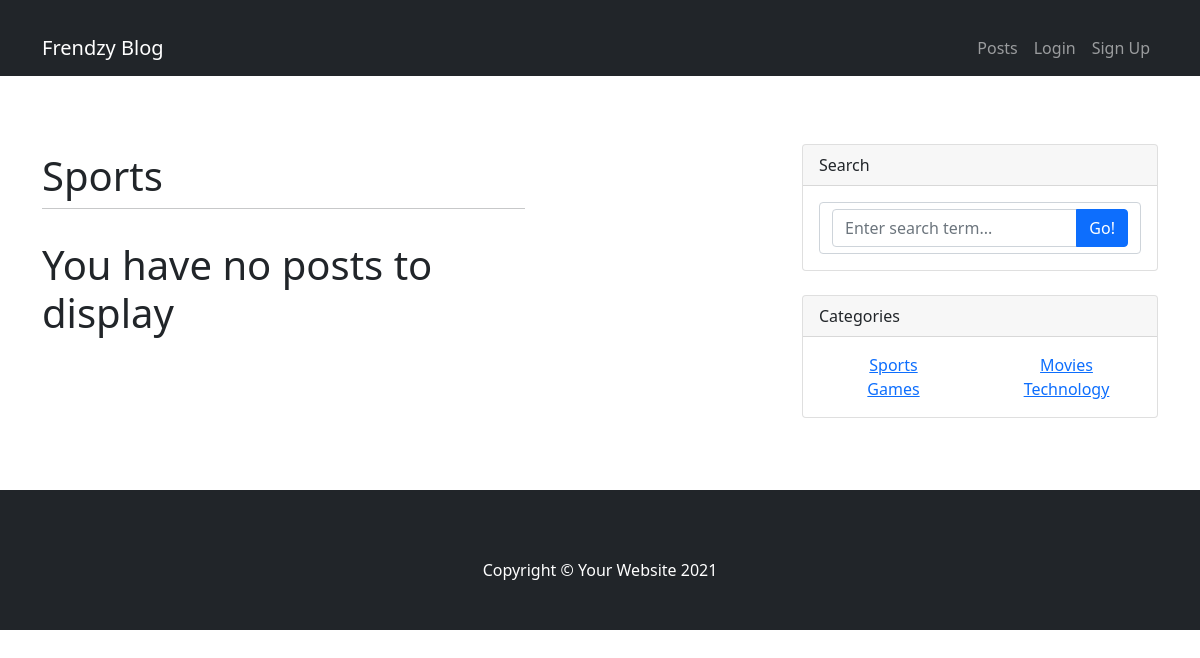
/category/sports/, run on an earlier commit of the app's database.
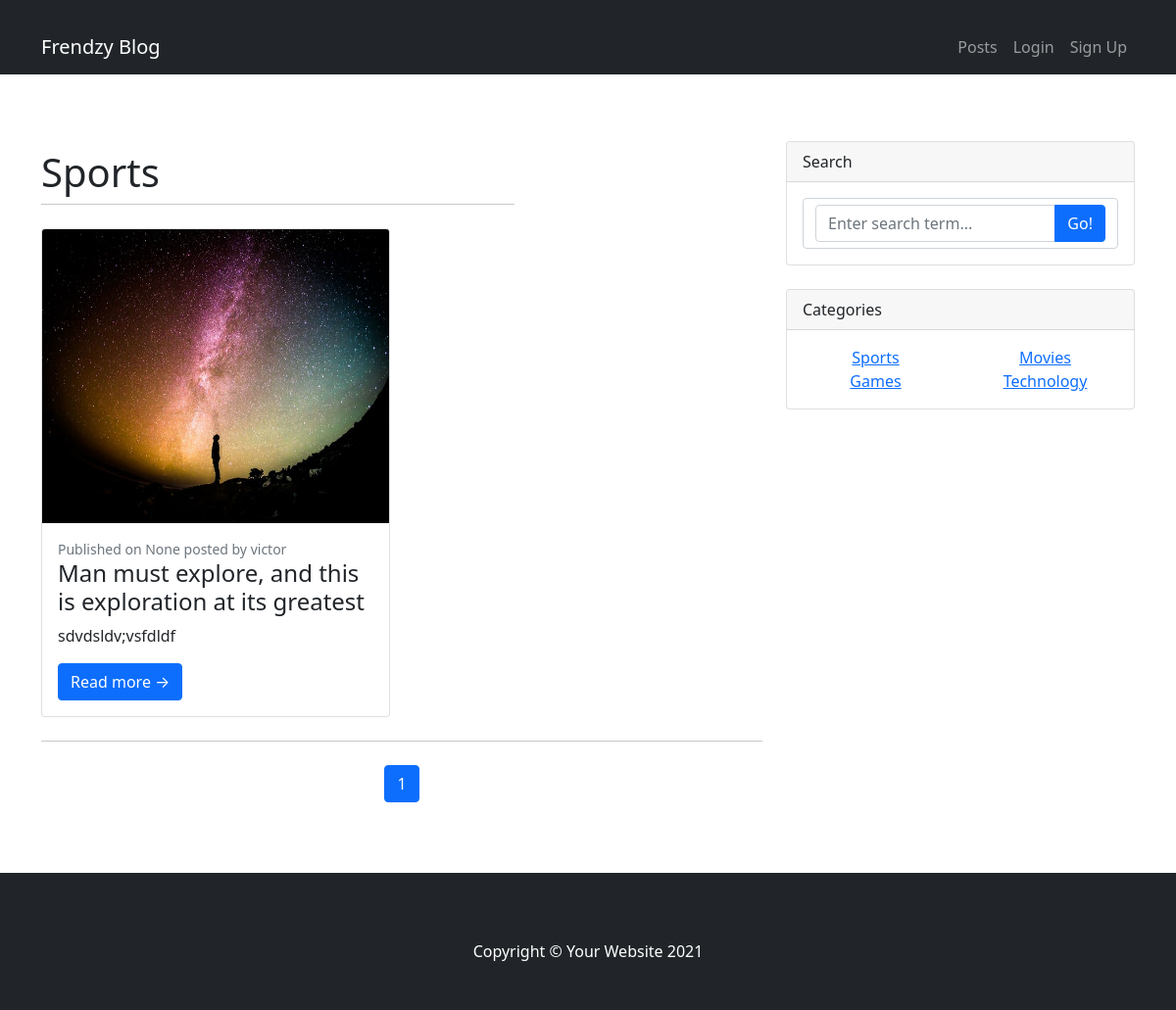
And on a later commit of the database.
### blog/models.py (models this page shows, shortened)
class Category(models.Model):
    name = models.CharField(max_length=200, unique=True)
    slug = models.SlugField(allow_unicode=True, unique=True, blank=True)
    class Meta:
        verbose_name_plural = 'Categories'

class Post(models.Model):
    author = models.ForeignKey(User, on_delete=models.CASCADE)
    title = models.CharField(max_length=200)
    content = models.TextField()
    slug = models.SlugField(allow_unicode=True, unique=True, blank=True)
    image = models.ImageField(default='post.jpg', upload_to='post_pics/')
    created_date = models.DateField(default=timezone.now)
    published_date = models.DateField(blank=True, null=True)
    category = models.ForeignKey('blog.category', on_delete=models.CASCADE)
    likes = models.ManyToManyField(User, related_name="post_like")

### blog/views.py (the view)
# urls.py: path('category/<slug:slug>/', views.CategoryDetailView.as_view(), name='category_detail'),
class CategoryDetailView(CategoryMixin,DetailView):
    context_object_name = 'category'
    model = Category
    template_name = 'blog/category_detail.html'
    paginate_by = 8
    def get_context_data(self, **kwargs):
        context =super(CategoryDetailView, self).get_context_data(**kwargs)
        cat_posts = self.get_cat_posts()
        context['cat_posts'] = cat_posts
        context['page_obj'] = cat_posts
        return context
    def get_cat_posts(self):
        queryset = self.get_categories()
        paginator = Paginator(queryset,8)
        page = self.request.GET.get('page')
        cat_posts = paginator.get_page(page)
        return cat_posts

### blog/views.py (called while the page is built)
    def get_categories(self):
        return Category.objects.all()

    def get_context_data(self, **kwargs):
        context = super(CategoryMixin, self).get_context_data(**kwargs)
        context['categories'] = self.get_categories()
        return context

### blog/templates/blog/category_detail.html (shortened to what this page needs)
{% extends 'blog/base.html' %}
{% block content %}
<div class="row justify-content-left">
    <div class="col-8">
      <h1 class="mt-2">{{ category.name }}</h1>
      <hr class="mt-0 mb-4">
    </div>
</div>
<div class="row">
    {% for post in category.post_set.all %}
    <div class="col-lg-6">
        <div class="card mb-4">
            <a href="#!"><img class="card-img-top" src="{{ post.image.url }}" height="300px"  alt="..." /></a>
            <div class="card-body">
                <div class="small text-muted">Published on {{ post.published_date }} posted by {{ post.author.username }}</div>
                <h2 class="card-title h4">{{ post.title }}</h2>
                <p class="card-text">{{ post.content|safe|truncatechars:200 }}</p>
                <a class="btn btn-primary" href="{% url 'post_detail' slug=post.slug %}">Read more →</a>
            </div>
        </div>
    </div>
    {% empty %}
    <div class="row justify-content-left">
        <div class="col-8">
          <h1 class="mt-2">You have no posts to display</h1>
        </div>
    </div>
    {% endfor %}
</div>
{% if category.post_set.all %}
<nav aria-label="Pagination">
    <hr class="my-0" />
    <ul class="pagination justify-content-center my-4">
        <li class="page-item active" aria-current="page"><a class="page-link" href="?page={{ page_obj.number }}">{{ page_obj.number }}</a></li>
    </ul>
</nav>
{% endif %}
{% endblock %}

### blog/templates/blog/base.html (shortened to what this page needs)
<!DOCTYPE html>
{% load static %}
<html lang="en">
    <head>
        <link href="{% static 'css/styles.css' %}" rel="stylesheet" />
    </head>
    <body>
        <nav class="navbar navbar-expand-lg navbar-dark bg-dark">
            <div class="container">
                {% if user.username %}
                <a class="navbar-brand" href="#!">{{ user.username|title }}'s Blog</a>
                {% else %}
                <a class="navbar-brand" href="#!">Frendzy Blog</a>
                {% endif %}
                <div class="collapse navbar-collapse" id="navbarSupportedContent">
                    <ul class="navbar-nav ms-auto mb-2 mb-lg-0">
                        <li class="nav-item"><a class="nav-link" href="{% url 'post_list' %}">Posts</a></li>
                        {% if user.is_authenticated %}
                        <li class="nav-item"><a class="nav-link" href="{% url 'accounts:logout' %}">Logout</a></li>
                        <li class="nav-item"><a class="nav-link active" aria-current="page" href="{% url 'dashboard' %}">Dashboard</a></li>
                        {% else %}
                        <li class="nav-item"><a class="nav-link" href="{% url 'accounts:login' %}">Login</a></li>
                        <li class="nav-item"><a class="nav-link" href="{% url 'accounts:signup' %}">Sign Up</a></li>
                        {% endif %}
                    </ul>
                </div>
            </div>
        </nav>
        <div class="container">
            <div class="row py-5">
                <div class="col-lg-8">
                    {% block content %}{% endblock %}
                </div>
                <div class="col-lg-4">
                    <div class="card mb-4">
                        <div class="card-header">Search</div>
                        <div class="card-body">
                            <form class="form-control" method="GET" action="{% url 'search_result' %}">
                            <div class="input-group">
                                <input class="form-control" name="q" type="text" placeholder="Enter search term..." aria-label="Enter search term..." aria-describedby="button-search" />
                                <button class="btn btn-primary" id="button-search" type="submit">Go!</button>
                            </div>
                            </form>
                        </div>
                    </div>
                    <div class="card mb-4">
                        <div class="card-header">Categories</div>
                        <div class="card-body">
                            <div class="row">
                                {% for category in categories %}
                                <div class="col-sm-6 text-center">
                                    <ul class="list-unstyled mb-0">
                                        <li><a href="{% url 'category_detail' slug=category.slug %}">{{ category.name }}</a></li>
                                    </ul>
                                </div>
                                {% endfor %}
                            </div>
                        </div>
                    </div>
                </div>
            </div>
        </div>
        <footer class="py-5 bg-dark">
            <div class="container"><p class="m-0 text-center text-white">Copyright &copy; Your Website 2021</p></div>
        </footer>
    </body>
</html>

What changed in the data, as far as the page shows it:
added Post: image (picture), published_date "None", author.username "victor", title "Man must explore, and this is exploration at its greatest", content "sdvdsldv;vsfdldf"
Also different on the page:
{{ page_obj.number }}: (not shown) → "1"
text no longer shown: "You have no posts to display"
